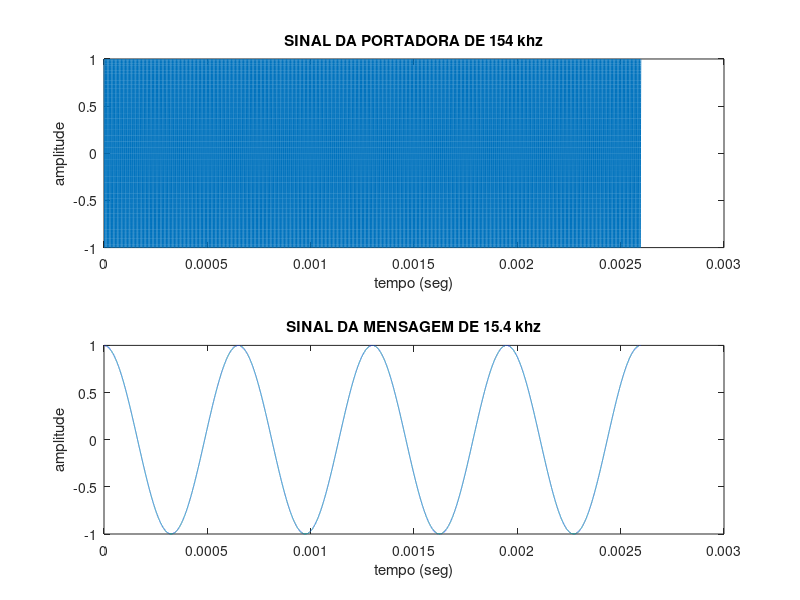
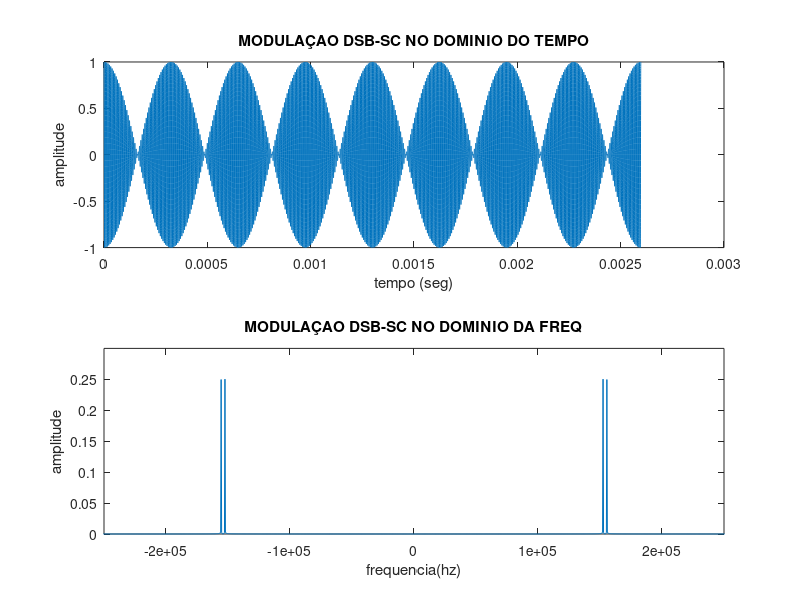
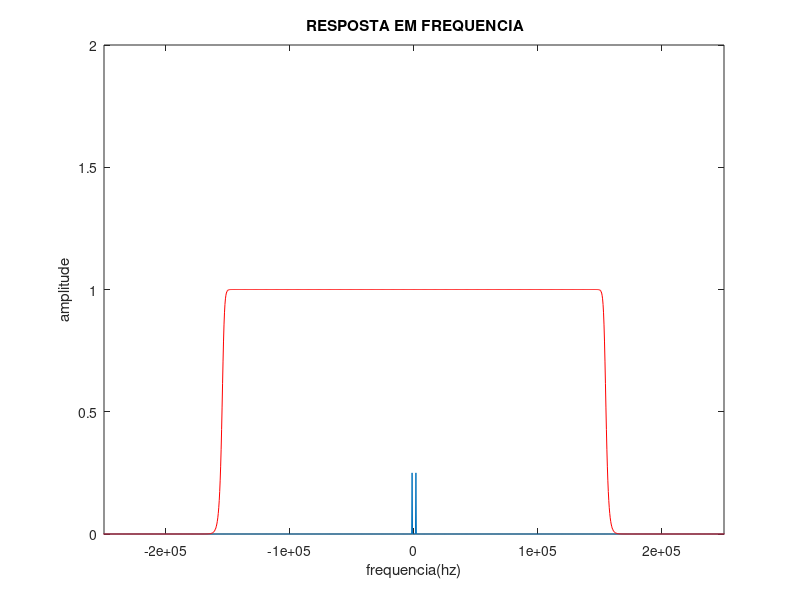
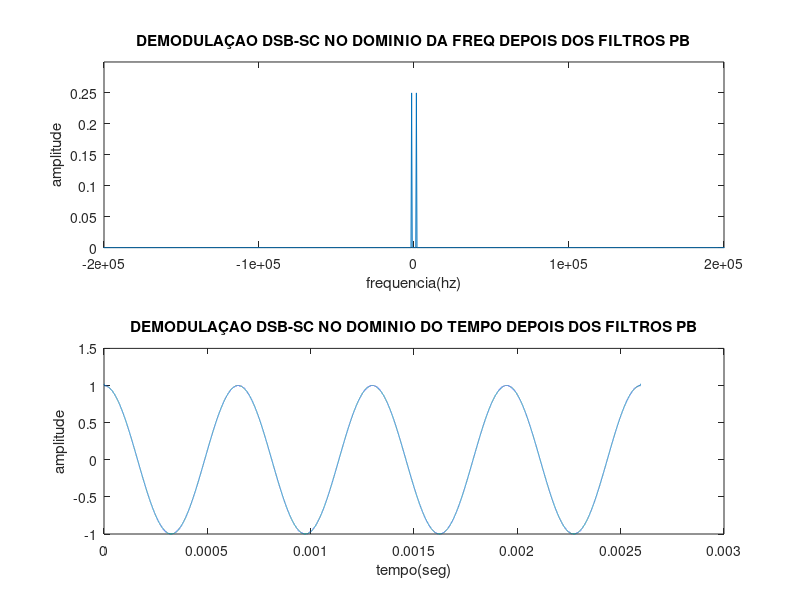

The MATLAB source for these figures, in order:
function AMDSB()
%DADOS DE ENTRADA
fo=154000;
fm=fo/100;
fs=100*fo;
wo=2*pi*fo;
wm=2*pi*fm;
t=0:1/fs:4/fm;
xo=cos(wo*t);
xm=cos(wm*t);

%FIGURA 1 = PORTADORA E MODULADORA
figure(1)
subplot(2,1,1),plot(t,xo);
title('SINAL DA PORTADORA DE 154 khz');
xlabel('tempo (seg)');
ylabel('amplitude');
subplot(2,1,2),plot(t,xm);
title('SINAL DA MENSAGEM DE 15.4 khz');
xlabel('tempo (seg)');
ylabel('amplitude');

%FIGURA 2 = MODULACAO AMDSB-SC
%DOMINIO DO TEMPO
z1= xm.*xo;
figure(2)
subplot(2,1,1),plot(t,z1);
title('MODULAÇAO DSB-SC NO DOMINIO DO TEMPO');
xlabel('tempo (seg)');
ylabel('amplitude');
%DOMINIO DA FREQ
l1=length(z1);
f=linspace(-fs/2,fs/2,l1);
Z1=fftshift(fft(z1,l1)/l1);
subplot(2,1,2),plot(f,abs(Z1));
title('MODULAÇAO DSB-SC NO DOMINIO DA FREQ');
xlabel('frequencia(hz)');
ylabel('amplitude');
axis([-250000 250000 0 0.3]);

%FIGURA 3 = DEMODULAçAO AMDSB-SC ANTES
%DOMINIO DA FREQ ANTES DE DEMODULAR
s1=z1.*xo;
S1=fftshift(fft(s1,length(s1))/length(s1));
figure(3)
plot(f,abs(S1));
title('DEMODULAÇAO DSB-SC NO DOMINIO DA FREQ ANTES DOS FILTROS PB');
xlabel('frequencia(hz)');
ylabel('amplitude');
axis([-250000 250000 0 0.3]);
hold on
Hlp=1./sqrt(1+(f./fo).^(2*100));
plot(f,Hlp,'r');
title(' RESPOSTA EM FREQUENCIA');
xlabel('frequencia(hz)');
ylabel('amplitude');
axis([-250000 250000 0 2]);
E1=Hlp.*S1;
%FIGURA 3 = DEMODULAçAO AMDSB-SC DEPOIS
%DOMINIO DA FREQ DEPOIS DE DEMODULAR
figure(4)
subplot(2,1,1),plot(f,E1);
title('DEMODULAÇAO DSB-SC NO DOMINIO DA FREQ DEPOIS DOS FILTROS PB');
xlabel('frequencia(hz)');
ylabel('amplitude');
axis([-200000 200000 0 0.3]);
%DOMINIO DO TEMPO DEPOIS DE DEMODULAR
e1=ifft(ifftshift(E1))*length(E1);
subplot(2,1,2),plot(t,(1/0.5)*e1);
title('DEMODULAÇAO DSB-SC NO DOMINIO DO TEMPO DEPOIS DOS FILTROS PB');
xlabel('tempo(seg)');
ylabel('amplitude');
end